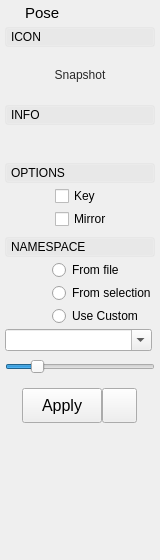
<?xml version="1.0" encoding="UTF-8"?>
<ui version="4.0">
 <class>Form</class>
 <widget class="QWidget" name="Form">
  <property name="geometry">
   <rect>
    <x>0</x>
    <y>0</y>
    <width>160</width>
    <height>560</height>
   </rect>
  </property>
  <property name="sizePolicy">
   <sizepolicy hsizetype="Preferred" vsizetype="Minimum">
    <horstretch>0</horstretch>
    <verstretch>0</verstretch>
   </sizepolicy>
  </property>
  <property name="minimumSize">
   <size>
    <width>160</width>
    <height>560</height>
   </size>
  </property>
  <property name="maximumSize">
   <size>
    <width>16777215</width>
    <height>16777215</height>
   </size>
  </property>
  <property name="windowTitle">
   <string>Form</string>
  </property>
  <property name="styleSheet">
   <string notr="true"/>
  </property>
  <layout class="QVBoxLayout" name="verticalLayout">
   <property name="spacing">
    <number>5</number>
   </property>
   <property name="sizeConstraint">
    <enum>QLayout::SetDefaultConstraint</enum>
   </property>
   <property name="leftMargin">
    <number>5</number>
   </property>
   <property name="topMargin">
    <number>2</number>
   </property>
   <property name="rightMargin">
    <number>5</number>
   </property>
   <property name="bottomMargin">
    <number>2</number>
   </property>
   <item>
    <layout class="QHBoxLayout" name="horizontalLayout_18">
     <property name="leftMargin">
      <number>2</number>
     </property>
     <property name="topMargin">
      <number>2</number>
     </property>
     <property name="rightMargin">
      <number>2</number>
     </property>
     <property name="bottomMargin">
      <number>0</number>
     </property>
     <item>
      <widget class="QLabel" name="label_6">
       <property name="maximumSize">
        <size>
         <width>13</width>
         <height>13</height>
        </size>
       </property>
       <property name="text">
        <string/>
       </property>
       <property name="pixmap">
        <pixmap>../icons/pose.png</pixmap>
       </property>
       <property name="scaledContents">
        <bool>true</bool>
       </property>
      </widget>
     </item>
     <item>
      <widget class="QLabel" name="label_2">
       <property name="font">
        <font>
         <family>Arial</family>
         <pointsize>11</pointsize>
         <weight>50</weight>
         <bold>false</bold>
        </font>
       </property>
       <property name="styleSheet">
        <string notr="true">font-size: 11pt;</string>
       </property>
       <property name="text">
        <string>Pose</string>
       </property>
      </widget>
     </item>
    </layout>
   </item>
   <item>
    <widget class="QFrame" name="iconToggleBox">
     <property name="styleSheet">
      <string notr="true"/>
     </property>
     <property name="frameShape">
      <enum>QFrame::NoFrame</enum>
     </property>
     <property name="frameShadow">
      <enum>QFrame::Raised</enum>
     </property>
     <layout class="QVBoxLayout" name="verticalLayout_6">
      <property name="spacing">
       <number>0</number>
      </property>
      <property name="margin">
       <number>0</number>
      </property>
      <item>
       <widget class="QFrame" name="iconToggleBoxHeading">
        <property name="styleSheet">
         <string notr="true"/>
        </property>
        <property name="frameShape">
         <enum>QFrame::NoFrame</enum>
        </property>
        <property name="frameShadow">
         <enum>QFrame::Raised</enum>
        </property>
        <layout class="QVBoxLayout" name="verticalLayout_7">
         <property name="spacing">
          <number>0</number>
         </property>
         <property name="margin">
          <number>0</number>
         </property>
         <item>
          <widget class="QPushButton" name="iconToggleBoxButton">
           <property name="minimumSize">
            <size>
             <width>0</width>
             <height>20</height>
            </size>
           </property>
           <property name="styleSheet">
            <string notr="true">
QPushButton {
	Text-align: left;
	padding-left: 5px;
}

QPushButton:Checked {
	background-color: rgb(255,255,255,25);
}

QPushButton:!Checked {
	background-color: rgb(255,255,255,10);
}</string>
           </property>
           <property name="text">
            <string>ICON</string>
           </property>
           <property name="checkable">
            <bool>true</bool>
           </property>
           <property name="checked">
            <bool>true</bool>
           </property>
           <property name="flat">
            <bool>true</bool>
           </property>
          </widget>
         </item>
        </layout>
       </widget>
      </item>
      <item>
       <widget class="QFrame" name="iconToggleBoxFrame">
        <property name="sizePolicy">
         <sizepolicy hsizetype="Preferred" vsizetype="Expanding">
          <horstretch>0</horstretch>
          <verstretch>0</verstretch>
         </sizepolicy>
        </property>
        <property name="styleSheet">
         <string notr="true"/>
        </property>
        <property name="frameShape">
         <enum>QFrame::NoFrame</enum>
        </property>
        <property name="frameShadow">
         <enum>QFrame::Raised</enum>
        </property>
        <layout class="QVBoxLayout" name="verticalLayout_8">
         <property name="spacing">
          <number>3</number>
         </property>
         <property name="leftMargin">
          <number>0</number>
         </property>
         <property name="topMargin">
          <number>3</number>
         </property>
         <property name="rightMargin">
          <number>0</number>
         </property>
         <property name="bottomMargin">
          <number>0</number>
         </property>
         <item>
          <layout class="QHBoxLayout" name="thumbnailLayout">
           <property name="spacing">
            <number>0</number>
           </property>
           <property name="topMargin">
            <number>0</number>
           </property>
           <property name="bottomMargin">
            <number>0</number>
           </property>
           <item>
            <widget class="QFrame" name="thumbnailFrame">
             <property name="sizePolicy">
              <sizepolicy hsizetype="Expanding" vsizetype="Expanding">
               <horstretch>0</horstretch>
               <verstretch>1</verstretch>
              </sizepolicy>
             </property>
             <property name="minimumSize">
              <size>
               <width>50</width>
               <height>50</height>
              </size>
             </property>
             <property name="maximumSize">
              <size>
               <width>150</width>
               <height>150</height>
              </size>
             </property>
             <property name="styleSheet">
              <string notr="true"/>
             </property>
             <property name="frameShape">
              <enum>QFrame::NoFrame</enum>
             </property>
             <property name="frameShadow">
              <enum>QFrame::Plain</enum>
             </property>
             <property name="lineWidth">
              <number>0</number>
             </property>
             <layout class="QVBoxLayout" name="verticalLayout_4">
              <property name="spacing">
               <number>0</number>
              </property>
              <property name="margin">
               <number>0</number>
              </property>
              <item>
               <widget class="QToolButton" name="thumbnailButton">
                <property name="enabled">
                 <bool>true</bool>
                </property>
                <property name="sizePolicy">
                 <sizepolicy hsizetype="Expanding" vsizetype="Expanding">
                  <horstretch>0</horstretch>
                  <verstretch>1</verstretch>
                 </sizepolicy>
                </property>
                <property name="minimumSize">
                 <size>
                  <width>0</width>
                  <height>0</height>
                 </size>
                </property>
                <property name="maximumSize">
                 <size>
                  <width>150</width>
                  <height>150</height>
                 </size>
                </property>
                <property name="toolTip">
                 <string/>
                </property>
                <property name="layoutDirection">
                 <enum>Qt::LeftToRight</enum>
                </property>
                <property name="styleSheet">
                 <string notr="true">color: rgb(40, 40, 40);
border: 1px solid rgb(0, 0, 0, 0);
background-color: rgb(254, 255, 230, 0);</string>
                </property>
                <property name="text">
                 <string>Snapshot</string>
                </property>
                <property name="icon">
                 <iconset>
                  <normaloff>../icons/thumbnail.png</normaloff>../icons/thumbnail.png</iconset>
                </property>
                <property name="iconSize">
                 <size>
                  <width>150</width>
                  <height>150</height>
                 </size>
                </property>
                <property name="popupMode">
                 <enum>QToolButton::InstantPopup</enum>
                </property>
                <property name="toolButtonStyle">
                 <enum>Qt::ToolButtonIconOnly</enum>
                </property>
                <property name="autoRaise">
                 <bool>false</bool>
                </property>
               </widget>
              </item>
             </layout>
            </widget>
           </item>
          </layout>
         </item>
        </layout>
       </widget>
      </item>
     </layout>
    </widget>
   </item>
   <item>
    <widget class="QFrame" name="infoToggleBox">
     <property name="styleSheet">
      <string notr="true"/>
     </property>
     <property name="frameShape">
      <enum>QFrame::NoFrame</enum>
     </property>
     <property name="frameShadow">
      <enum>QFrame::Raised</enum>
     </property>
     <layout class="QVBoxLayout" name="verticalLayout_3">
      <property name="spacing">
       <number>0</number>
      </property>
      <property name="margin">
       <number>0</number>
      </property>
      <item>
       <widget class="QFrame" name="infoToggleBoxHeading">
        <property name="styleSheet">
         <string notr="true"/>
        </property>
        <property name="frameShape">
         <enum>QFrame::NoFrame</enum>
        </property>
        <property name="frameShadow">
         <enum>QFrame::Raised</enum>
        </property>
        <layout class="QVBoxLayout" name="verticalLayout_2">
         <property name="spacing">
          <number>0</number>
         </property>
         <property name="margin">
          <number>0</number>
         </property>
         <item>
          <widget class="QPushButton" name="infoToggleBoxButton">
           <property name="minimumSize">
            <size>
             <width>0</width>
             <height>20</height>
            </size>
           </property>
           <property name="styleSheet">
            <string notr="true">
QPushButton {
	Text-align: left;
	padding-left: 5px;
}

QPushButton:Checked {
	background-color: rgb(255,255,255,25);
}

QPushButton:!Checked {
	background-color: rgb(255,255,255,10);
}</string>
           </property>
           <property name="text">
            <string>INFO</string>
           </property>
           <property name="checkable">
            <bool>true</bool>
           </property>
           <property name="checked">
            <bool>true</bool>
           </property>
           <property name="flat">
            <bool>true</bool>
           </property>
          </widget>
         </item>
        </layout>
       </widget>
      </item>
      <item>
       <widget class="QFrame" name="infoToggleBoxFrame">
        <property name="sizePolicy">
         <sizepolicy hsizetype="Expanding" vsizetype="Fixed">
          <horstretch>0</horstretch>
          <verstretch>0</verstretch>
         </sizepolicy>
        </property>
        <property name="minimumSize">
         <size>
          <width>0</width>
          <height>0</height>
         </size>
        </property>
        <property name="styleSheet">
         <string notr="true"/>
        </property>
        <property name="frameShape">
         <enum>QFrame::NoFrame</enum>
        </property>
        <property name="frameShadow">
         <enum>QFrame::Raised</enum>
        </property>
        <layout class="QVBoxLayout" name="verticalLayout_5">
         <property name="spacing">
          <number>3</number>
         </property>
         <property name="leftMargin">
          <number>0</number>
         </property>
         <property name="topMargin">
          <number>3</number>
         </property>
         <property name="rightMargin">
          <number>0</number>
         </property>
         <property name="bottomMargin">
          <number>0</number>
         </property>
         <item>
          <widget class="QFrame" name="infoFrame">
           <property name="sizePolicy">
            <sizepolicy hsizetype="Preferred" vsizetype="Expanding">
             <horstretch>0</horstretch>
             <verstretch>0</verstretch>
            </sizepolicy>
           </property>
           <property name="minimumSize">
            <size>
             <width>0</width>
             <height>30</height>
            </size>
           </property>
           <property name="frameShape">
            <enum>QFrame::NoFrame</enum>
           </property>
           <property name="frameShadow">
            <enum>QFrame::Plain</enum>
           </property>
           <property name="lineWidth">
            <number>0</number>
           </property>
           <layout class="QHBoxLayout" name="horizontalLayout_3">
            <property name="spacing">
             <number>3</number>
            </property>
            <property name="margin">
             <number>0</number>
            </property>
           </layout>
          </widget>
         </item>
        </layout>
       </widget>
      </item>
     </layout>
    </widget>
   </item>
   <item>
    <widget class="QFrame" name="optionsToggleBox">
     <property name="styleSheet">
      <string notr="true"/>
     </property>
     <property name="frameShape">
      <enum>QFrame::NoFrame</enum>
     </property>
     <property name="frameShadow">
      <enum>QFrame::Raised</enum>
     </property>
     <layout class="QVBoxLayout" name="verticalLayout_9">
      <property name="spacing">
       <number>0</number>
      </property>
      <property name="margin">
       <number>0</number>
      </property>
      <item>
       <widget class="QFrame" name="optionsToggleBoxHeading">
        <property name="styleSheet">
         <string notr="true"/>
        </property>
        <property name="frameShape">
         <enum>QFrame::NoFrame</enum>
        </property>
        <property name="frameShadow">
         <enum>QFrame::Raised</enum>
        </property>
        <layout class="QVBoxLayout" name="verticalLayout_10">
         <property name="spacing">
          <number>0</number>
         </property>
         <property name="margin">
          <number>0</number>
         </property>
         <item>
          <widget class="QPushButton" name="optionsToggleBoxButton">
           <property name="minimumSize">
            <size>
             <width>0</width>
             <height>20</height>
            </size>
           </property>
           <property name="styleSheet">
            <string notr="true">
QPushButton {
	Text-align: left;
	padding-left: 5px;
}

QPushButton:Checked {
	background-color: rgb(255,255,255,25);
}

QPushButton:!Checked {
	background-color: rgb(255,255,255,10);
}</string>
           </property>
           <property name="text">
            <string>OPTIONS</string>
           </property>
           <property name="checkable">
            <bool>true</bool>
           </property>
           <property name="checked">
            <bool>true</bool>
           </property>
           <property name="flat">
            <bool>true</bool>
           </property>
          </widget>
         </item>
        </layout>
       </widget>
      </item>
      <item>
       <widget class="QFrame" name="optionsToggleBoxFrame">
        <property name="sizePolicy">
         <sizepolicy hsizetype="Preferred" vsizetype="Expanding">
          <horstretch>0</horstretch>
          <verstretch>0</verstretch>
         </sizepolicy>
        </property>
        <property name="styleSheet">
         <string notr="true"/>
        </property>
        <property name="frameShape">
         <enum>QFrame::NoFrame</enum>
        </property>
        <property name="frameShadow">
         <enum>QFrame::Raised</enum>
        </property>
        <layout class="QVBoxLayout" name="verticalLayout_11">
         <property name="spacing">
          <number>3</number>
         </property>
         <property name="leftMargin">
          <number>0</number>
         </property>
         <property name="topMargin">
          <number>3</number>
         </property>
         <property name="rightMargin">
          <number>0</number>
         </property>
         <property name="bottomMargin">
          <number>3</number>
         </property>
         <item>
          <layout class="QHBoxLayout" name="horizontalLayout_4">
           <property name="spacing">
            <number>2</number>
           </property>
           <property name="leftMargin">
            <number>0</number>
           </property>
           <property name="topMargin">
            <number>0</number>
           </property>
           <item>
            <widget class="QLabel" name="label_12">
             <property name="sizePolicy">
              <sizepolicy hsizetype="Preferred" vsizetype="Preferred">
               <horstretch>2</horstretch>
               <verstretch>0</verstretch>
              </sizepolicy>
             </property>
             <property name="minimumSize">
              <size>
               <width>40</width>
               <height>0</height>
              </size>
             </property>
             <property name="maximumSize">
              <size>
               <width>16777215</width>
               <height>16777215</height>
              </size>
             </property>
             <property name="layoutDirection">
              <enum>Qt::LeftToRight</enum>
             </property>
             <property name="text">
              <string/>
             </property>
             <property name="alignment">
              <set>Qt::AlignRight|Qt::AlignTrailing|Qt::AlignVCenter</set>
             </property>
            </widget>
           </item>
           <item>
            <widget class="QCheckBox" name="keyCheckBox">
             <property name="sizePolicy">
              <sizepolicy hsizetype="Expanding" vsizetype="Fixed">
               <horstretch>4</horstretch>
               <verstretch>0</verstretch>
              </sizepolicy>
             </property>
             <property name="minimumSize">
              <size>
               <width>100</width>
               <height>19</height>
              </size>
             </property>
             <property name="toolTip">
              <string>Add a key after the pose has been applied</string>
             </property>
             <property name="text">
              <string>Key</string>
             </property>
             <property name="checkable">
              <bool>true</bool>
             </property>
             <property name="checked">
              <bool>false</bool>
             </property>
            </widget>
           </item>
          </layout>
         </item>
         <item>
          <layout class="QHBoxLayout" name="horizontalLayout_16">
           <property name="spacing">
            <number>2</number>
           </property>
           <property name="leftMargin">
            <number>0</number>
           </property>
           <property name="topMargin">
            <number>0</number>
           </property>
           <item>
            <widget class="QLabel" name="label_20">
             <property name="sizePolicy">
              <sizepolicy hsizetype="Preferred" vsizetype="Preferred">
               <horstretch>2</horstretch>
               <verstretch>0</verstretch>
              </sizepolicy>
             </property>
             <property name="minimumSize">
              <size>
               <width>40</width>
               <height>0</height>
              </size>
             </property>
             <property name="maximumSize">
              <size>
               <width>16777215</width>
               <height>16777215</height>
              </size>
             </property>
             <property name="layoutDirection">
              <enum>Qt::LeftToRight</enum>
             </property>
             <property name="text">
              <string/>
             </property>
             <property name="alignment">
              <set>Qt::AlignRight|Qt::AlignTrailing|Qt::AlignVCenter</set>
             </property>
            </widget>
           </item>
           <item>
            <widget class="QCheckBox" name="mirrorCheckBox">
             <property name="sizePolicy">
              <sizepolicy hsizetype="Expanding" vsizetype="Fixed">
               <horstretch>4</horstretch>
               <verstretch>0</verstretch>
              </sizepolicy>
             </property>
             <property name="minimumSize">
              <size>
               <width>100</width>
               <height>19</height>
              </size>
             </property>
             <property name="text">
              <string>Mirror</string>
             </property>
             <property name="checkable">
              <bool>true</bool>
             </property>
             <property name="checked">
              <bool>false</bool>
             </property>
            </widget>
           </item>
          </layout>
         </item>
        </layout>
       </widget>
      </item>
     </layout>
    </widget>
   </item>
   <item>
    <widget class="QFrame" name="namespaceToggleBox">
     <property name="styleSheet">
      <string notr="true"/>
     </property>
     <property name="frameShape">
      <enum>QFrame::NoFrame</enum>
     </property>
     <property name="frameShadow">
      <enum>QFrame::Raised</enum>
     </property>
     <layout class="QVBoxLayout" name="verticalLayout_12">
      <property name="spacing">
       <number>0</number>
      </property>
      <property name="margin">
       <number>0</number>
      </property>
      <item>
       <widget class="QFrame" name="namespaceToggleBoxHeading">
        <property name="styleSheet">
         <string notr="true"/>
        </property>
        <property name="frameShape">
         <enum>QFrame::NoFrame</enum>
        </property>
        <property name="frameShadow">
         <enum>QFrame::Raised</enum>
        </property>
        <layout class="QVBoxLayout" name="verticalLayout_13">
         <property name="spacing">
          <number>0</number>
         </property>
         <property name="margin">
          <number>0</number>
         </property>
         <item>
          <widget class="QPushButton" name="namespaceToggleBoxButton">
           <property name="minimumSize">
            <size>
             <width>0</width>
             <height>20</height>
            </size>
           </property>
           <property name="styleSheet">
            <string notr="true">
QPushButton {
	Text-align: left;
	padding-left: 5px;
}

QPushButton:Checked {
	background-color: rgb(255,255,255,25);
}

QPushButton:!Checked {
	background-color: rgb(255,255,255,10);
}</string>
           </property>
           <property name="text">
            <string>NAMESPACE</string>
           </property>
           <property name="checkable">
            <bool>true</bool>
           </property>
           <property name="checked">
            <bool>true</bool>
           </property>
           <property name="flat">
            <bool>true</bool>
           </property>
          </widget>
         </item>
        </layout>
       </widget>
      </item>
      <item>
       <widget class="QFrame" name="namespaceToggleBoxFrame">
        <property name="sizePolicy">
         <sizepolicy hsizetype="Preferred" vsizetype="Expanding">
          <horstretch>0</horstretch>
          <verstretch>0</verstretch>
         </sizepolicy>
        </property>
        <property name="styleSheet">
         <string notr="true"/>
        </property>
        <property name="frameShape">
         <enum>QFrame::NoFrame</enum>
        </property>
        <property name="frameShadow">
         <enum>QFrame::Raised</enum>
        </property>
        <layout class="QVBoxLayout" name="verticalLayout_14">
         <property name="spacing">
          <number>3</number>
         </property>
         <property name="leftMargin">
          <number>0</number>
         </property>
         <property name="topMargin">
          <number>3</number>
         </property>
         <property name="rightMargin">
          <number>3</number>
         </property>
         <property name="bottomMargin">
          <number>3</number>
         </property>
         <item>
          <layout class="QHBoxLayout" name="horizontalLayout_5">
           <property name="spacing">
            <number>2</number>
           </property>
           <property name="leftMargin">
            <number>0</number>
           </property>
           <property name="topMargin">
            <number>0</number>
           </property>
           <item>
            <widget class="QLabel" name="label_16">
             <property name="sizePolicy">
              <sizepolicy hsizetype="Preferred" vsizetype="Preferred">
               <horstretch>2</horstretch>
               <verstretch>0</verstretch>
              </sizepolicy>
             </property>
             <property name="minimumSize">
              <size>
               <width>40</width>
               <height>0</height>
              </size>
             </property>
             <property name="maximumSize">
              <size>
               <width>16777215</width>
               <height>16777215</height>
              </size>
             </property>
             <property name="layoutDirection">
              <enum>Qt::LeftToRight</enum>
             </property>
             <property name="text">
              <string/>
             </property>
             <property name="alignment">
              <set>Qt::AlignRight|Qt::AlignTrailing|Qt::AlignVCenter</set>
             </property>
            </widget>
           </item>
           <item>
            <widget class="QRadioButton" name="useFileNamespace">
             <property name="sizePolicy">
              <sizepolicy hsizetype="Expanding" vsizetype="Fixed">
               <horstretch>4</horstretch>
               <verstretch>0</verstretch>
              </sizepolicy>
             </property>
             <property name="minimumSize">
              <size>
               <width>100</width>
               <height>0</height>
              </size>
             </property>
             <property name="toolTip">
              <string/>
             </property>
             <property name="text">
              <string>From file</string>
             </property>
            </widget>
           </item>
          </layout>
         </item>
         <item>
          <layout class="QHBoxLayout" name="horizontalLayout_10">
           <property name="spacing">
            <number>2</number>
           </property>
           <property name="leftMargin">
            <number>0</number>
           </property>
           <property name="topMargin">
            <number>0</number>
           </property>
           <item>
            <widget class="QLabel" name="label_17">
             <property name="sizePolicy">
              <sizepolicy hsizetype="Preferred" vsizetype="Preferred">
               <horstretch>2</horstretch>
               <verstretch>0</verstretch>
              </sizepolicy>
             </property>
             <property name="minimumSize">
              <size>
               <width>40</width>
               <height>0</height>
              </size>
             </property>
             <property name="maximumSize">
              <size>
               <width>16777215</width>
               <height>16777215</height>
              </size>
             </property>
             <property name="layoutDirection">
              <enum>Qt::LeftToRight</enum>
             </property>
             <property name="text">
              <string/>
             </property>
             <property name="alignment">
              <set>Qt::AlignRight|Qt::AlignTrailing|Qt::AlignVCenter</set>
             </property>
            </widget>
           </item>
           <item>
            <widget class="QRadioButton" name="useSelectionNamespace">
             <property name="sizePolicy">
              <sizepolicy hsizetype="Expanding" vsizetype="Fixed">
               <horstretch>4</horstretch>
               <verstretch>0</verstretch>
              </sizepolicy>
             </property>
             <property name="minimumSize">
              <size>
               <width>100</width>
               <height>0</height>
              </size>
             </property>
             <property name="text">
              <string>From selection</string>
             </property>
            </widget>
           </item>
          </layout>
         </item>
         <item>
          <layout class="QHBoxLayout" name="horizontalLayout_12">
           <property name="spacing">
            <number>2</number>
           </property>
           <property name="leftMargin">
            <number>0</number>
           </property>
           <property name="topMargin">
            <number>0</number>
           </property>
           <item>
            <widget class="QLabel" name="label_19">
             <property name="sizePolicy">
              <sizepolicy hsizetype="Preferred" vsizetype="Preferred">
               <horstretch>2</horstretch>
               <verstretch>0</verstretch>
              </sizepolicy>
             </property>
             <property name="minimumSize">
              <size>
               <width>40</width>
               <height>0</height>
              </size>
             </property>
             <property name="maximumSize">
              <size>
               <width>16777215</width>
               <height>16777215</height>
              </size>
             </property>
             <property name="layoutDirection">
              <enum>Qt::LeftToRight</enum>
             </property>
             <property name="text">
              <string/>
             </property>
             <property name="alignment">
              <set>Qt::AlignRight|Qt::AlignTrailing|Qt::AlignVCenter</set>
             </property>
            </widget>
           </item>
           <item>
            <widget class="QRadioButton" name="useCustomNamespace">
             <property name="sizePolicy">
              <sizepolicy hsizetype="Expanding" vsizetype="Fixed">
               <horstretch>4</horstretch>
               <verstretch>0</verstretch>
              </sizepolicy>
             </property>
             <property name="minimumSize">
              <size>
               <width>100</width>
               <height>0</height>
              </size>
             </property>
             <property name="text">
              <string>Use Custom</string>
             </property>
            </widget>
           </item>
          </layout>
         </item>
         <item>
          <widget class="QComboBox" name="namespaceComboBox">
           <property name="sizePolicy">
            <sizepolicy hsizetype="Preferred" vsizetype="Preferred">
             <horstretch>0</horstretch>
             <verstretch>0</verstretch>
            </sizepolicy>
           </property>
           <property name="editable">
            <bool>true</bool>
           </property>
           <property name="frame">
            <bool>true</bool>
           </property>
          </widget>
         </item>
        </layout>
       </widget>
      </item>
     </layout>
    </widget>
   </item>
   <item>
    <layout class="QHBoxLayout" name="horizontalLayout_13">
     <property name="leftMargin">
      <number>0</number>
     </property>
     <property name="topMargin">
      <number>0</number>
     </property>
     <property name="rightMargin">
      <number>0</number>
     </property>
     <item>
      <widget class="QSlider" name="blendSlider">
       <property name="sizePolicy">
        <sizepolicy hsizetype="Expanding" vsizetype="Fixed">
         <horstretch>0</horstretch>
         <verstretch>0</verstretch>
        </sizepolicy>
       </property>
       <property name="minimum">
        <number>-30</number>
       </property>
       <property name="maximum">
        <number>130</number>
       </property>
       <property name="pageStep">
        <number>1</number>
       </property>
       <property name="tracking">
        <bool>false</bool>
       </property>
       <property name="orientation">
        <enum>Qt::Horizontal</enum>
       </property>
       <property name="tickPosition">
        <enum>QSlider::NoTicks</enum>
       </property>
       <property name="tickInterval">
        <number>0</number>
       </property>
      </widget>
     </item>
    </layout>
   </item>
   <item>
    <widget class="QFrame" name="previewButtons">
     <property name="frameShape">
      <enum>QFrame::NoFrame</enum>
     </property>
     <property name="frameShadow">
      <enum>QFrame::Plain</enum>
     </property>
     <layout class="QHBoxLayout" name="horizontalLayout_6">
      <property name="spacing">
       <number>1</number>
      </property>
      <item>
       <layout class="QHBoxLayout" name="horizontalLayout_2">
        <property name="spacing">
         <number>0</number>
        </property>
        <property name="topMargin">
         <number>0</number>
        </property>
        <item>
         <spacer name="horizontalSpacer_3">
          <property name="orientation">
           <enum>Qt::Horizontal</enum>
          </property>
          <property name="sizeHint" stdset="0">
           <size>
            <width>40</width>
            <height>20</height>
           </size>
          </property>
         </spacer>
        </item>
        <item>
         <widget class="QPushButton" name="acceptButton">
          <property name="sizePolicy">
           <sizepolicy hsizetype="Preferred" vsizetype="Fixed">
            <horstretch>0</horstretch>
            <verstretch>0</verstretch>
           </sizepolicy>
          </property>
          <property name="minimumSize">
           <size>
            <width>80</width>
            <height>35</height>
           </size>
          </property>
          <property name="maximumSize">
           <size>
            <width>125</width>
            <height>35</height>
           </size>
          </property>
          <property name="font">
           <font>
            <family>Arial</family>
            <pointsize>12</pointsize>
            <weight>50</weight>
            <bold>false</bold>
           </font>
          </property>
          <property name="toolTip">
           <string/>
          </property>
          <property name="styleSheet">
           <string notr="true"/>
          </property>
          <property name="text">
           <string>Apply</string>
          </property>
         </widget>
        </item>
        <item>
         <widget class="QPushButton" name="selectionSetButton">
          <property name="sizePolicy">
           <sizepolicy hsizetype="Preferred" vsizetype="Minimum">
            <horstretch>0</horstretch>
            <verstretch>0</verstretch>
           </sizepolicy>
          </property>
          <property name="minimumSize">
           <size>
            <width>35</width>
            <height>35</height>
           </size>
          </property>
          <property name="maximumSize">
           <size>
            <width>35</width>
            <height>16777215</height>
           </size>
          </property>
          <property name="text">
           <string/>
          </property>
          <property name="icon">
           <iconset>
            <normaloff>../icons/selectionSet2.png</normaloff>../icons/selectionSet2.png</iconset>
          </property>
          <property name="iconSize">
           <size>
            <width>25</width>
            <height>25</height>
           </size>
          </property>
         </widget>
        </item>
        <item>
         <spacer name="horizontalSpacer_4">
          <property name="orientation">
           <enum>Qt::Horizontal</enum>
          </property>
          <property name="sizeHint" stdset="0">
           <size>
            <width>40</width>
            <height>20</height>
           </size>
          </property>
         </spacer>
        </item>
       </layout>
      </item>
     </layout>
    </widget>
   </item>
   <item>
    <widget class="QFrame" name="labelSpacer">
     <property name="sizePolicy">
      <sizepolicy hsizetype="Preferred" vsizetype="Expanding">
       <horstretch>0</horstretch>
       <verstretch>2</verstretch>
      </sizepolicy>
     </property>
     <property name="frameShape">
      <enum>QFrame::NoFrame</enum>
     </property>
     <property name="frameShadow">
      <enum>QFrame::Plain</enum>
     </property>
    </widget>
   </item>
   <item>
    <widget class="QLabel" name="label_18">
     <property name="maximumSize">
      <size>
       <width>16777215</width>
       <height>0</height>
      </size>
     </property>
     <property name="text">
      <string/>
     </property>
    </widget>
   </item>
  </layout>
 </widget>
 <resources/>
 <connections/>
 <slots>
  <slot>snapshot()</slot>
  <slot>apply()</slot>
  <slot>edit()</slot>
  <slot>showContextMenu()</slot>
 </slots>
</ui>
